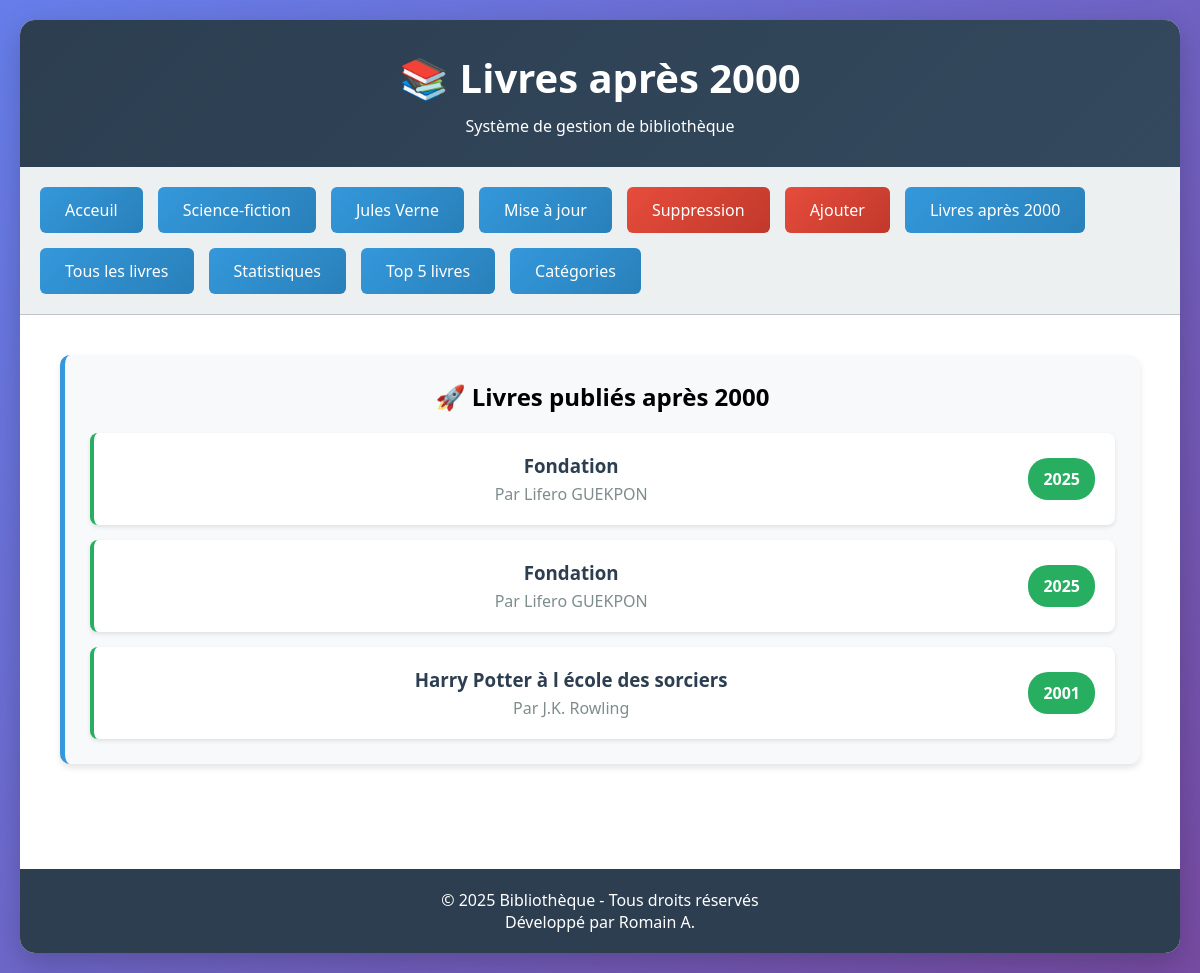
The app's page /livres_apres_2000.php, older data.
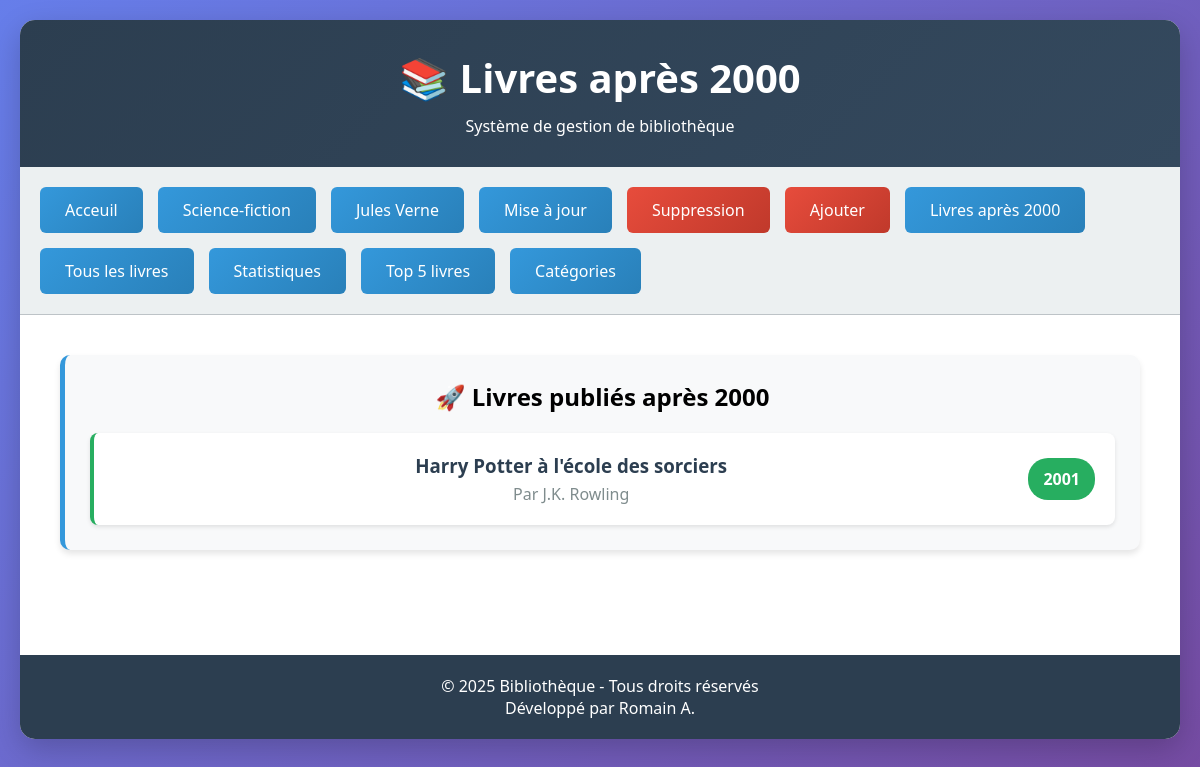
The same page, newer data.
### tables this page shows
CREATE TABLE `livres` (
  `id` int(11) NOT NULL,
  `titre` varchar(255) NOT NULL,
  `auteur` varchar(255) NOT NULL,
  `annee_publication` int(11) DEFAULT NULL,
  `categorie` varchar(50) DEFAULT NULL,
  `image` varchar(50) DEFAULT NULL
);

### livres_apres_2000.php (the view)
<?php
require_once 'config.php';
$title = "Livres après 2000";
echo getHeader($title);
echo getNavigation();
try {
    $conn = getConnection();
    $sql = "SELECT titre, annee_publication, auteur FROM livres WHERE annee_publication > 2000 ORDER BY annee_publication DESC";
    $stmt = $conn->prepare($sql);
    $stmt->execute();
    $result = $stmt->fetchAll(PDO::FETCH_ASSOC);
    echo '<div class="content">';
    echo '<div class="card">';
    echo '<h2>🚀 Livres publiés après 2000</h2>';
    if (count($result) > 0) {
        echo '<div style="display: grid; gap: 15px; margin-top: 20px;">';
        foreach ($result as $row) {
            echo '<div style="background: white; padding: 20px; border-radius: 8px; border-left: 4px solid #27ae60; box-shadow: 0 2px 4px rgba(0,0,0,0.1);">';
            echo '<div style="display: flex; justify-content: between; align-items: center;">';
            echo '<div style="flex: 1;">';
            echo '<h3 style="margin: 0 0 5px 0; color: #2c3e50;">' . htmlspecialchars($row['titre']) . '</h3>';
            echo '<p style="margin: 0; color: #7f8c8d;">Par ' . htmlspecialchars($row['auteur']) . '</p>';
            echo '</div>';
            echo '<div style="background: #27ae60; color: white; padding: 10px 15px; border-radius: 20px; font-weight: bold;">';
            echo htmlspecialchars($row['annee_publication']);
            echo '</div>';
            echo '</div>';
            echo '</div>';
        }
        echo '</div>';
    } else {
        echo '<div class="alert alert-danger">Aucun livre publié après 2000 trouvé.</div>';
    }
    echo '</div>';
    echo '</div>';
} catch(PDOException $e) {
    echo '<div class="content">';
    echo '<div class="alert alert-danger">Erreur: ' . $e->getMessage() . '</div>';
    echo '</div>';
}
echo getFooter();
?>

### config.php (shortened to what this page needs)
<?php
function getHeader($title) {
    return '
    <!DOCTYPE html>
    <html lang="fr">
    <head>
        <title>' . htmlspecialchars($title) . '</title>
    </head>
    <body>
        <div class="container">
            <div class="header">
                <h1>📚 ' . htmlspecialchars($title) . '</h1>
                <p>Système de gestion de bibliothèque</p>
            </div>
    ';
}
function getFooter() {
    return '
            <div style="background: #2c3e50; color: white; text-align: center; padding: 20px; margin-top: 40px;">
                <p>&copy; 2025 Bibliothèque - Tous droits réservés</p>
                <p>Développé par Romain A.</p>
            </div>
        </div>
    </body>
    </html>
    ';
}
function getNavigation() {
    return '
    <div class="navigation">
        <div class="nav-links">
            <a href="index.php" class="btn">Acceuil</a>
            <a href="science_fiction.php" class="btn">Science-fiction</a>
            <a href="jules_verne.php" class="btn">Jules Verne</a>
            <a href="update_livre.php" class="btn">Mise à jour</a>
            <a href="delete_romans.php" class="btn btn-danger">Suppression</a>
            <a href="ajout.php" class="btn btn-danger">Ajouter</a>
            <a href="livres_apres_2000.php" class="btn">Livres après 2000</a>
            <a href="tous_les_livres.php" class="btn">Tous les livres</a>
            <a href="nombre_livres.php" class="btn">Statistiques</a>
            <a href="top5_livres.php" class="btn">Top 5 livres</a>
            <a href="categories.php" class="btn">Catégories</a>
        </div>
    </div>
    ';
}
?>

### config.php (style rules this page uses)
* { margin: 0; padding: 0; box-sizing: border-box; }
body { font-family: "Segoe UI", Tahoma, Geneva, Verdana, sans-serif; background: linear-gradient(135deg, #667eea 0%, #764ba2 100%); min-height: 100vh; padding: 20px; }
.container { max-width: 1200px; margin: 0 auto; background: white; border-radius: 15px; box-shadow: 0 10px 30px rgba(0,0,0,0.2); overflow: hidden; }
.header { background: linear-gradient(135deg, #2c3e50, #34495e); color: white; padding: 30px; text-align: center; }
.header h1 { font-size: 2.5em; margin-bottom: 10px; }
.content { padding: 40px; }
.card { text-align: center; background: #f8f9fa; border-radius: 10px; padding: 25px; margin-bottom: 25px; border-left: 5px solid #3498db; box-shadow: 0 4px 6px rgba(0,0,0,0.1); }
.btn { background: linear-gradient(135deg, #3498db, #2980b9); color: white; padding: 12px 25px; border: none; border-radius: 6px; cursor: pointer; font-size: 16px; transition: all 0.3s ease; text-decoration: none; display: inline-block; }
.btn-danger { background: linear-gradient(135deg, #e74c3c, #c0392b); }
.navigation { background: #ecf0f1; padding: 20px; border-bottom: 1px solid #bdc3c7; }
.nav-links { display: flex; gap: 15px; flex-wrap: wrap; }

Row changes from the older to the newer data that the page shows:
removed livres: titre "Fondation", auteur "Lifero GUEKPON", annee_publication "2025"
removed livres: titre "Fondation", auteur "Lifero GUEKPON", annee_publication "2025"
removed livres: titre "Harry Potter à l école des sorciers", auteur "J.K. Rowling", annee_publication "2001"
now on this page (row edited): livres: titre "Harry Potter à l'école des sorciers", auteur "J.K. Rowling", annee_publication "2001"
